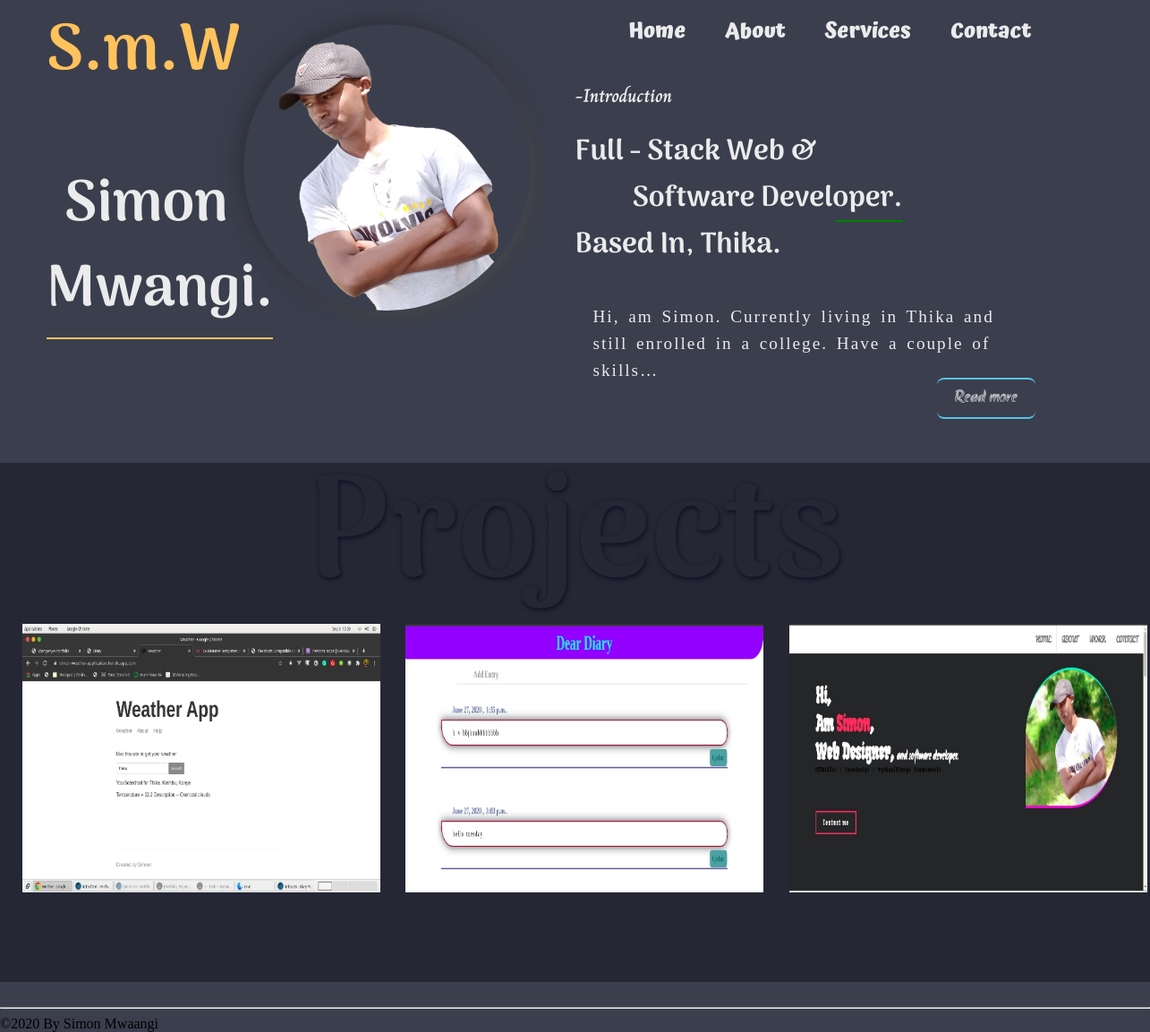
The page / on the database its author committed.
### portfolio/models.py (models this page shows, shortened)
class Aboutme(models.Model):
    f_name = models.CharField(max_length=100)
    l_name = models.CharField(max_length=100)
    other_name = models.CharField(max_length=100)
    description = models.CharField(max_length=300)
    about = models.TextField(blank=False)
    my_logo = models.CharField(
        max_length=10,
        blank=False,
    )
    skills = models.TextField(max_length=500)
    profile_image = models.ImageField(upload_to='profile_pic')
    cV = models.FileField(upload_to='CVfolder')

class Project(models.Model):
    name = models.CharField(max_length=100)
    project_image = models.ImageField(upload_to='project_pics',
                                      blank=False,
                                      default=None)
    demo_url = models.URLField(max_length=300, blank=True)
    git_url = models.URLField(max_length=300, blank=True)
    description = models.CharField(max_length=300)

### portfolio/views.py (the view)
# urls.py: path('', views.index, name='index'),
def index(request):
    aboutMe = Aboutme.objects.all()
    projects = Project.objects.all()
    return render(request, 'portfolio/index.html', {
        'aboutMe': aboutMe,
        'projects': projects
    })

### templates/portfolio/index.html (shortened to what this page needs)
{% load static%}
<!DOCTYPE html>
<html lang="en">
<head>
     <link rel="stylesheet" href="{% static 'css/mainstyle.min.css' %}">
    <link rel="stylesheet" href="{% static './css/fonts.min.css' %}">
    <link type="text/css" rel="stylesheet" href="{% static 'css/level1.min.css' %}">
</head>
<body>
    <section id="topLevel">
        {% for detail in aboutMe %}
        <div class="leftSide">
            <div class="logo">
                <h1>{{ detail.my_logo}}</h1>
            </div>
            <div class="name-intro">
                <div class="name">
                    <h1><span id="one">{{ detail.f_name}}</span>
                        <span id="two">{{ detail.l_name}}.</span>
                    </h1>
                </div>
                <div class="image-me">
                    <img src="{{ detail.profile_image.url }}" alt="No Image Here">
                </div>
            </div>
        </div>
        <div class="rightSide">
            <div class="menu">
                <ol>
                    <li><a href="">Home</a></li>
                    <li><a href="{% url 'About' %}">About</a></li>
                    <li><a href="">Services</a></li>
                    <li><a rel="noreferrer"  href="{% url 'About' %}">Contact</a></li>
                </ol>
            </div>
            <div class="intro">
                <h3>-Introduction</h3>
                <div class="title">
                    <div class="top">
                        <span>Full - Stack Web &</span><br>
                        <span>software Developer.</span><br>
                        <span>Based in,</span>
                        <span>Thika.</span>
                    </div>
                    <div class="content1">
                        <div class="description">
                            <p>
                                {{ detail.about|truncatechars:100}}
                            <div>
                                <a href="{% url 'About' %}"">Read more</a>
                            </div>
                            </p>
                        </div>
                    </div>
                </div>
            </div>
        {% endfor %}
    </section>
    <section id=" middleLevel" class="Center">
                                    <div class="Projects">
                                        <h1>Projects</h1>
                                    </div>
                                    <div class="cards container">
                                        {% for project in projects %}
                                        <div class="pcard">
                                            <img src="{{ project.project_image.url }}" alt="">
                                        </div>
                                        {% endfor %}
                                    </div>
    </section>
    <div class="ff"></div>
    <section id="Footer">
        <hr>
        <footer>
            &copy;2020 By Simon Mwaangi
        </footer>
    </section>
</body>
</html>

### rows shown on the page
Aboutme: my_logo "S.m.W", f_name "Simon", l_name "Mwangi", profile_image (picture), about "Hi, am Simon. Currently living in Thika and still enrolled in a college. Have a couple of skills…"
Project: project_image (picture)
Project: project_image (picture)
Project: project_image (picture)
